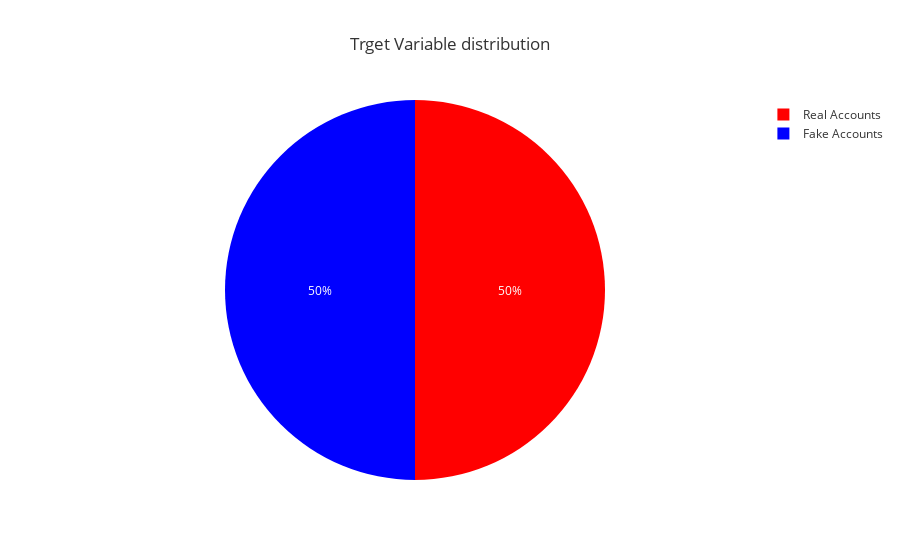

The notebook cell this image was saved under:
### Code cell
fig=px.pie(legend_df,names='fake',title='Trget Variable distribution',color_discrete_sequence=['red','blue'])
fig.update_layout(template='ggplot2')
fig.show()

### Figure 1 — Plotly figure (JSON) as saved in the notebook; plotly's stock layout.template omitted (floating-point values rounded to 4 significant figures; data arrays with more than 128 entries replaced by an {"elided": "..."} marker saying what was removed)
{"data": [{"domain": {"x": [0, 1], "y": [0, 1]}, "hovertemplate": "fake=%{label}<extra></extra>", "labels": {"elided": "574 str values"}, "legendgroup": "", "name": "", "showlegend": true, "type": "pie"}], "layout": {"legend": {"tracegroupgap": 0}, "title": {"text": "Trget Variable distribution"}, "piecolorway": ["red", "blue"]}}
